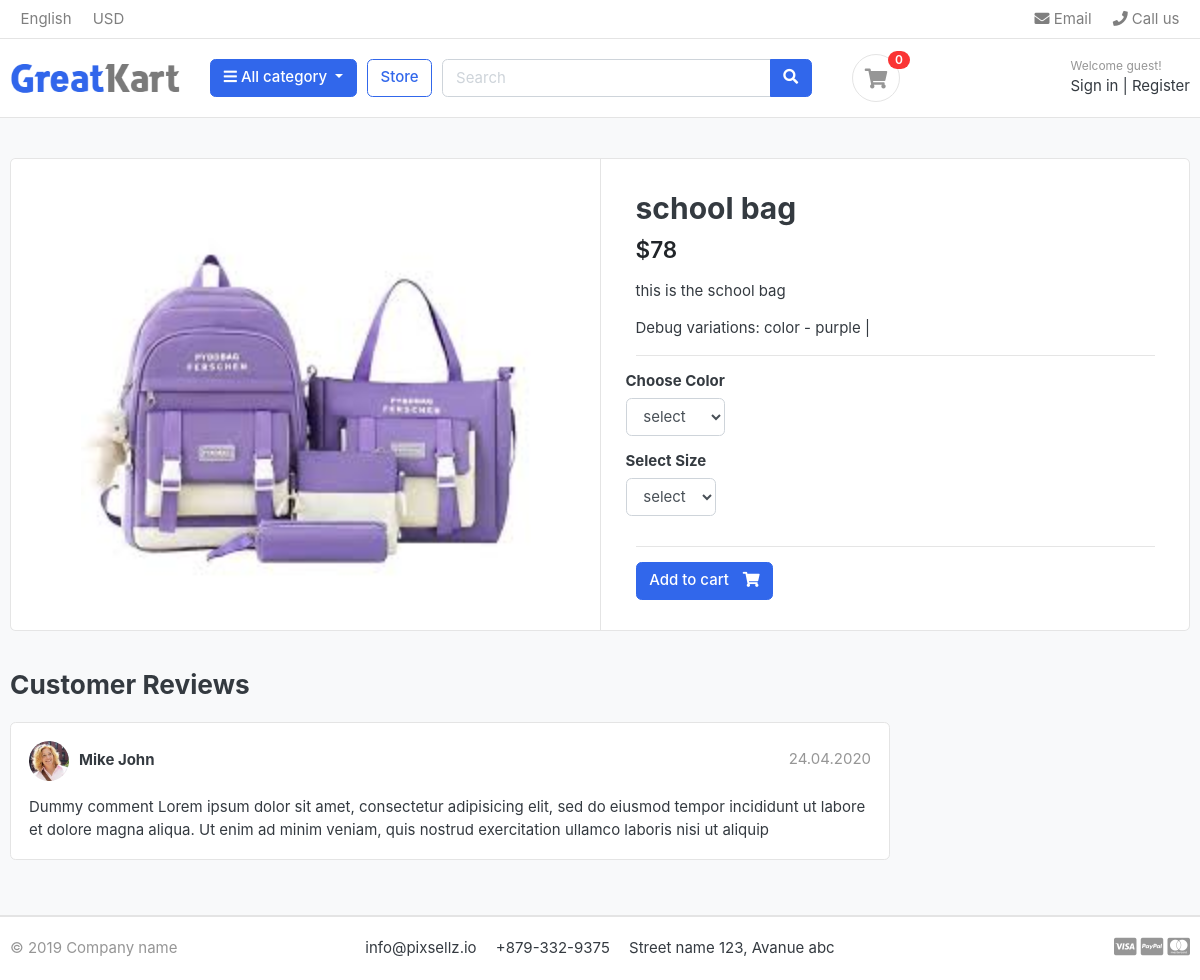
Page /store/category/bags/school-bag/ on the committed database.
### store/models.py (models this page shows, shortened)
class Product(models.Model):
    product_name=models.CharField(max_length=200,unique=True)
    slug=models.SlugField(max_length=255,unique=True)
    description=models.TextField(max_length=500,blank=True)
    price=models.IntegerField()
    image=models.ImageField(upload_to='products')
    stock=models.IntegerField()
    is_available=models.BooleanField(default=True)
    category=models.ForeignKey(Category,on_delete=models.CASCADE)
    created_date=models.DateTimeField(auto_now_add=True)
    modified_date=models.DateTimeField(auto_now_add=True)

class Variation(models.Model):
    product=models.ForeignKey(Product,on_delete=models.CASCADE)
    variation_category=models.CharField(max_length=100,choices=variation_category_choice)
    variation_value=models.CharField(max_length=100)
    is_active=models.BooleanField(default=True)
    created_date=models.DateTimeField(auto_now=True)
    objects=VariationManager()

### store/views.py (the view)
# urls.py: path('category/<slug:category_slug>/<slug:product_slug>/', views.product_detail, name='product_detail'),
def product_detail(request,category_slug,product_slug):
    try:
        single_product=Product.objects.get(category__slug=category_slug,slug=product_slug)
        in_cart=CartItem.objects.filter(cart__cart_id=_cart_id(request),product=single_product).exists
    except Exception as e:
        raise e
    context={
        'single_product':single_product,
        'in_cart':in_cart,
    }
    return render(request,'product_detail.html',context)

### carts/context_processor.py (called while the page is built)
def counter(request):
    cart_count=0
    if 'admin' in request.path:
        return{}
    else:
        try:
            cart=Cart.objects.filter(cart_id=_cart_id(request))
            cart_items=CartItem.objects.all().filter(cart=cart[:1])
            for cart_item in cart_items:
                cart_count+=cart_item.quantity
        except Cart.DoesNotExist:
            cart_count=0
    return dict(cart_count=cart_count)

### carts/views.py (called while the page is built)
def _cart_id(request):  # _private function
    cart = request.session.session_key
    if not cart:
        cart = request.session.create()
    return cart

### category/context_processor.py (called while the page is built)
def menu_links(request):
    links=Category.objects.all()
    return dict(links=links)

### category/models.py (called while the page is built)
    def get_url(self):
        return reverse('products_by_category',args=[self.slug])

### store/models.py (called while the page is built)
    def colors(self):
        return super(VariationManager,self).filter(variation_category='color',is_active=True)

    def sizes(self):
        return super(VariationManager,self).filter(variation_category='size',is_active=True)

### store/templates/product_detail.html (shortened to what this page needs)
{% extends 'base.html'%}
{% load static %}
{% block content %}
<section class="section-content padding-y bg">
<div class="container">
<div class="card">
	<div class="row no-gutters">
		<aside class="col-md-6">
<article class="gallery-wrap">
	<div class="img-big-wrap">
	   <a href="#"><img src="{{single_product.image.url}}"></a>
	</div>
</article>
		</aside>
		<main class="col-md-6 border-left">
			<form action="{% url 'add_cart' single_product.id %}" method="POST">
<article class="content-body">
<h2 class="title">{{single_product.product_name}}</h2>
<div class="mb-3">
	<var class="price h4">${{single_product.price}}</var>
</div>
<p>{{single_product.description}}</p>
<p>
Debug variations:
{% for v in single_product.variation_set.all %}
    {{ v.variation_category }} - {{ v.variation_value }} |
{% empty %}
    No variations found.
{% endfor %}
</p>
<hr>
	<div class="row">
		<div class="item-option-select">
			<h6>Choose Color</h6>
			<select name="color" class="form-control"  required>
				<option value="" disabled selected>select</option>
			</select>
		</div>
	</div>
	<div class="row">
		<div class="item-option-select">
			<h6>Select Size</h6>
			<select name="size" class="form-control" >
				<option value="" disabled selected>select</option>
			</select>
		</div>
	</div>
	<hr>
    {% if single_product.stock <= 0 %}
    <h5 class='text-danger'>Out of stock </h5>
	{% else %}
        <button type="submit" class="btn  btn-primary"> <span class="text">Add to cart</span> <i class="fas fa-shopping-cart"></i>  </button>
    {% endif %}
</article>
</form>
		</main>
	</div>
</div>
<br>
<div class="row">
			<div class="col-md-9">
	<header class="section-heading">
		<h3>Customer Reviews </h3>
	</header>
	<article class="box mb-3">
		<div class="icontext w-100">
			<img src="{% static './images/avatars/avatar1.jpg'%}" class="img-xs icon rounded-circle">
			<div class="text">
				<span class="date text-muted float-md-right">24.04.2020 </span>
				<h6 class="mb-1">Mike John </h6>
			</div>
		</div>
		<div class="mt-3">
			<p>
				Dummy comment Lorem ipsum dolor sit amet, consectetur adipisicing elit, sed do eiusmod
				tempor incididunt ut labore et dolore magna aliqua. Ut enim ad minim veniam,
				quis nostrud exercitation ullamco laboris nisi ut aliquip
			</p>
		</div>
	</article>
	</div>
</div>
</div>
</section>
{% endblock %}

### store/static/css/ui.css (style rules this page uses)
html { font-family: "Inter", sans-serif; font-size: 15px; }
.content-body { flex: 1 1 auto; padding: 2rem 2.3rem; }
.img-xs, .img-sm, .img-md, .img-lg { -o-object-fit: cover; object-fit: cover; flex-shrink: 0; flex-grow: 0; }
.img-xs { width: 40px; height: 40px; }
.padding-y { padding-top: 40px; padding-bottom: 40px; }
var { font-style: normal; }
article:after, .form-group:after { display: block; clear: both; content: ""; }
.bg { background-color: #f8f9fa; }
.section-heading { margin-bottom: 20px; margin-top: 15px; }
p:last-child { margin-bottom: 0; }
.btn .text + i { margin-left: 10px; }
.icontext { display: inline-flex; align-items: center; vertical-align: middle; }
.icontext .text { width: 100%; line-height: 1.2; }
.icontext .icon { position: relative; margin-right: 10px; flex-shrink: 0; flex-grow: 0; }
.price { font-weight: 600; color: #212529; }
.box { padding: 18px; background: #fff; border-radius: 0.37rem; border: 1px solid #e4e4e4; }
.box img { max-width: 100%; }
.gallery-wrap .img-big-wrap { margin-bottom: 10px; border-radius: 0.37rem; overflow: hidden; background-color: #fff; }
.gallery-wrap .img-big-wrap a { text-align: center; display: block; }
.gallery-wrap .img-big-wrap img { height: 450px; width: auto; display: inline-block; }
.item-option-select { margin-bottom: 1rem; display: inline-block; margin-right: 15px; }

### rows in the picture
Product: image (picture), product_name "school bag", price "78", description "this is the school bag"
Variation: variation_category "color", variation_value "purple"

### other values in the picture
{{ cart_count }} "0"
